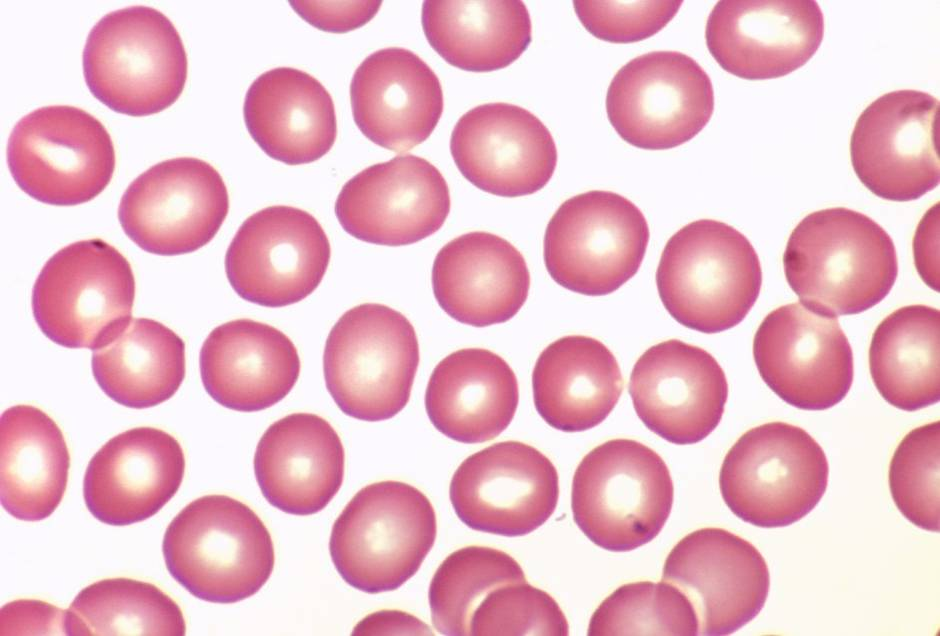
%> input picture 07 - Sessio 6/data/normal-blood1.jpg, 940 x 636 px
$ octave --eval "result = exercici2;"   (GNU Octave 9; MATLAB toolbox functions it lacks are replaced by stand-ins)
%> lines starting %> are read from the running program, lines starting %| are printed output that depends on the picture; in (x1, y1, x2, y2) boxes, pixels count from 0 and x2, y2 are one past the last pixel; in counts of white or black regions, pixels touching at a corner belong together; the program's own positions count from 1
function [ Result ] = exercici2()
	I2 = imread('normal-blood1.jpg');
%> I2 is the input picture: size 636x940x3 uint8; mean R, G, B 233.9, 188.5, 202.1
	BW2 = rgb2gray(I2);
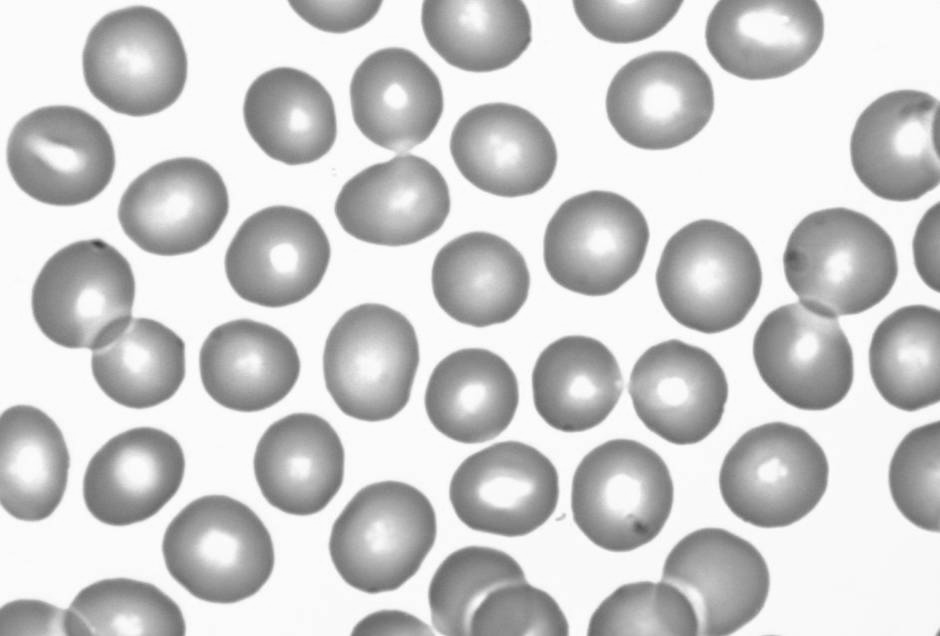
%> BW2: size 636x940 uint8; min 62, max 255, mean 203.7
	B2 = BW2 < 180;
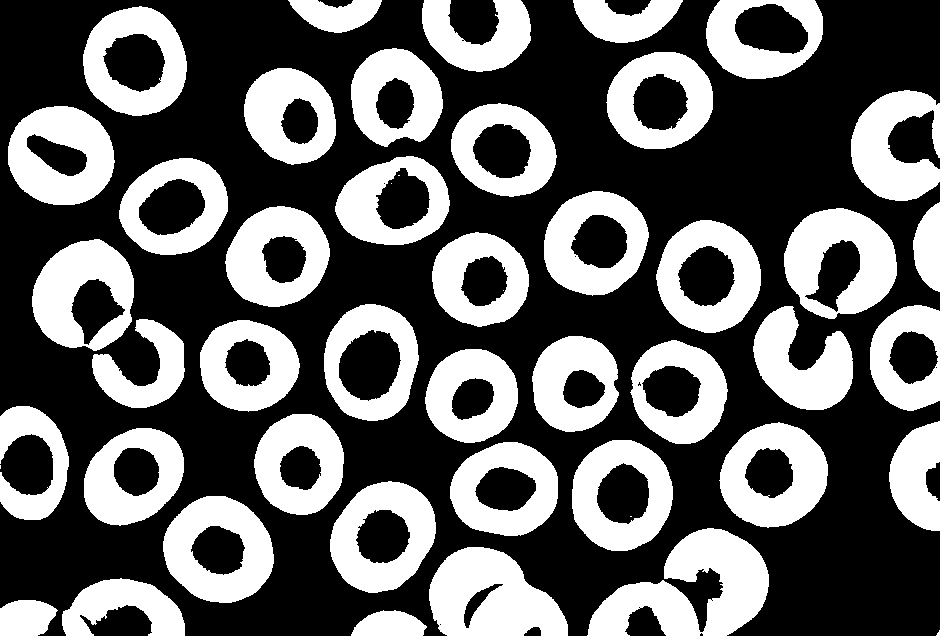
%> B2: size 636x940 logical; 38.5% white; 48 white regions (6 under 20 px), largest, box (x1, y1, x2, y2) and area: (587, 528, 769, 636) 10539, (429, 547, 568, 636) 8559, (784, 208, 897, 319) 7575
	F2 = imfill(B2, 'holes');
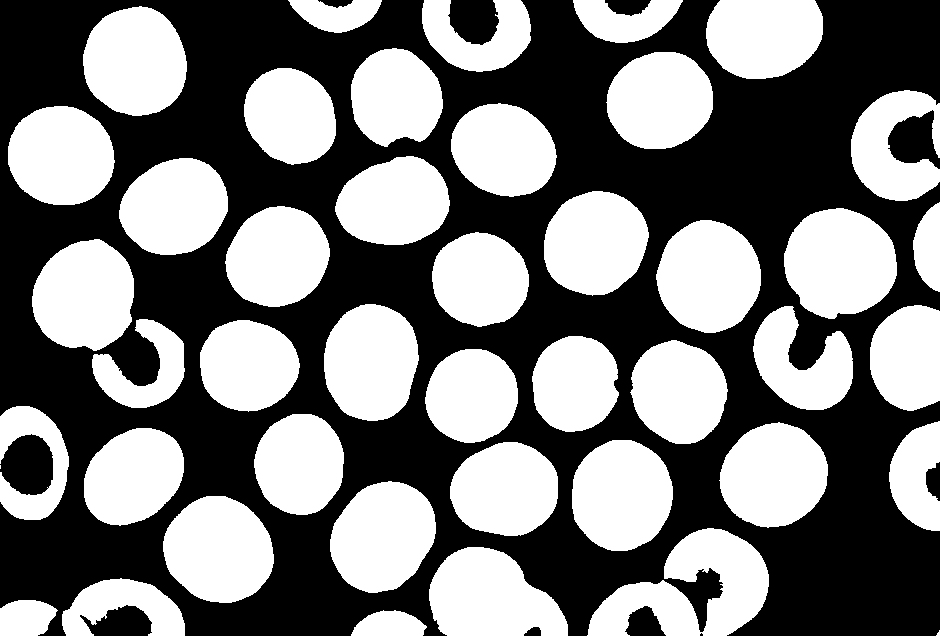
%> F2: size 636x940 logical; 47.9% white; 44 white regions (2 under 20 px), largest, box (x1, y1, x2, y2) and area: (587, 528, 769, 636) 10541, (784, 208, 897, 319) 9613, (163, 496, 274, 603) 9094
	[F C] = size(BW2);
%> F = 636; C = 940
	X = logical(zeros(F,C));
	X(1,:) = 1;
%> X: size 636x940 logical; 0.16% white in thin lines or dots, all inside (x1, y1, x2, y2) = (0, 0, 940, 1)
	X(end,:) = 1;
	X(:,1) = 1;
	X(:,end) = 1;
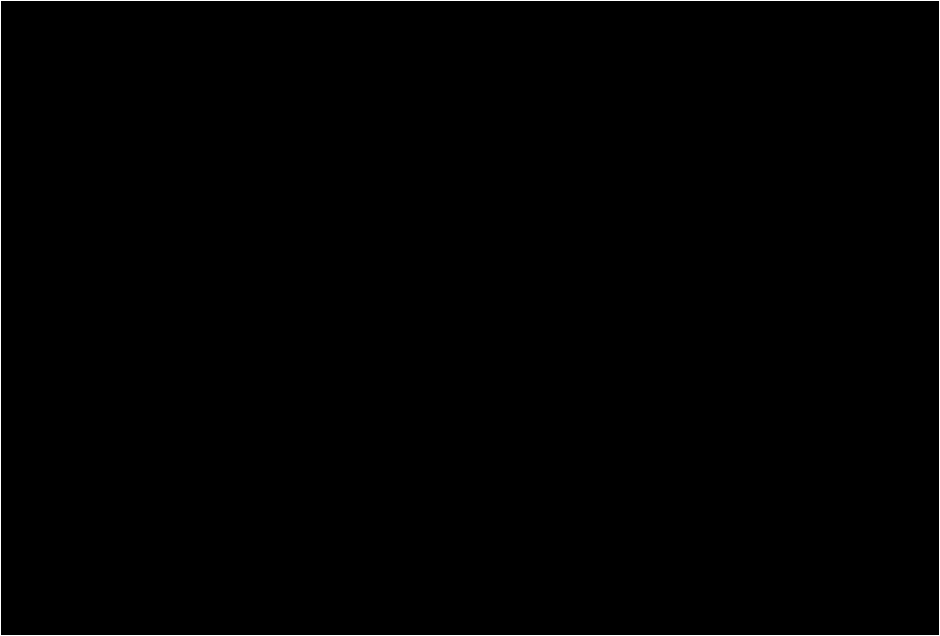
%> X: size 636x940 logical; 0.53% white in thin lines or dots
	D = imreconstruct(X, F2);
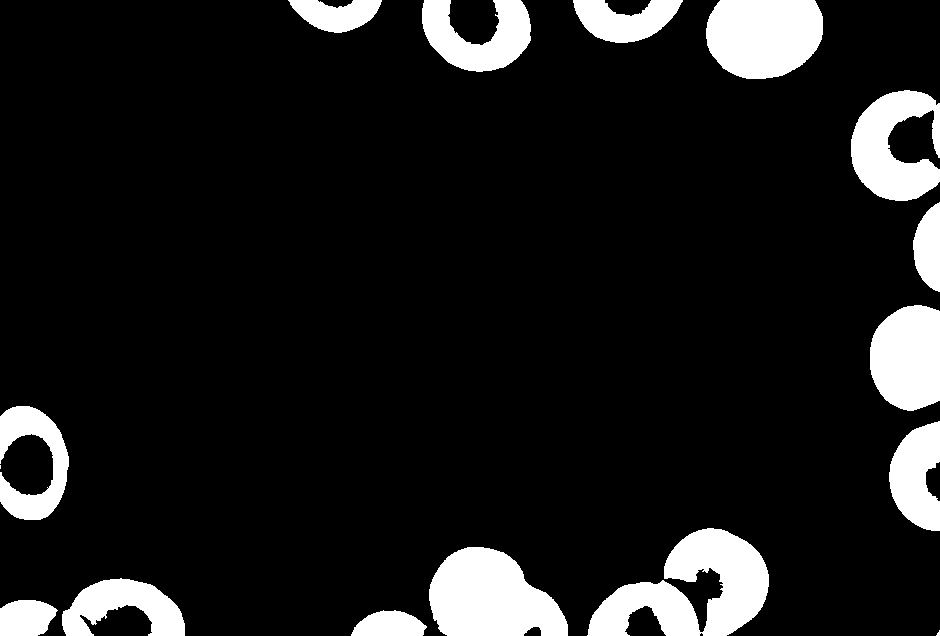
%> D: size 636x940 logical; 11.2% white; 16 white regions (2 under 20 px), largest, box (x1, y1, x2, y2) and area: (587, 528, 769, 636) 10541, (429, 547, 568, 636) 9006, (706, 0, 823, 79) 7805
	Fnew = F2 - D;
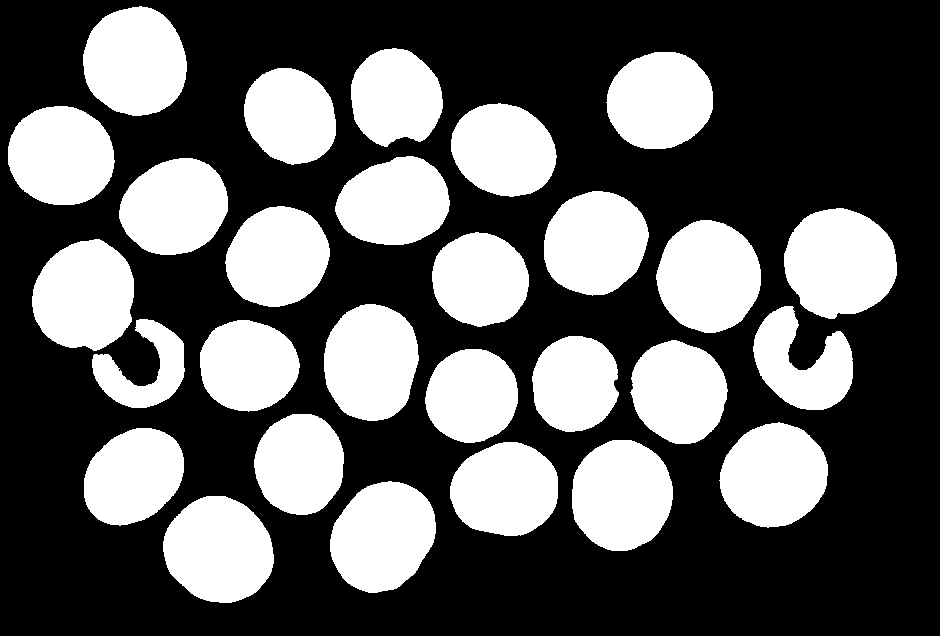
%> Fnew: size 636x940 double; values 0 (black) and 1 (white), 36.7% white; 28 white regions, largest, box (x1, y1, x2, y2) and area: (784, 208, 897, 319) 9613, (163, 496, 274, 603) 9094, (656, 220, 761, 333) 9079
	Label2 = bwconncomp(Fnew);
%> Label2 = 28 connected components
	Result = Label2.NumObjects;
%> Result = 28
	nPixels = cellfun(@numel, Label2.PixelIdxList);
%> nPixels = 28 values, max 9613 at index 28, min 3937 at index 5, mean 7834.8
	cells = nPixels < 20;
%> cells = 28 logical values, 0 true
	pos = find(cells);
%> pos = []
	S = regionprops(Label2,'centroid');
%> S = 28 regions; first 5, Centroid: [61.6 156.4], [85.1 296.4], [135.9 62.3], [134 477], [145.3 370.3]
	figure; imshow(Fnew);
    hold on;
	S(pos) = [];
	numCells = numel(S);
%> numCells = 28
	Centroids = cat(1, S.Centroid);
%> Centroids = 28 rows, first 12: [61.63 156.4; 85.11 296.4; 135.9 62.35; 134 477; 145.3 370.3; 175.2 207.6; 219.3 550.6; 248.9 366.2; 278.2 257.6; 291 116.7; 300.3 464.8; 371.7 362.9]
%> `result = exercici2;`:
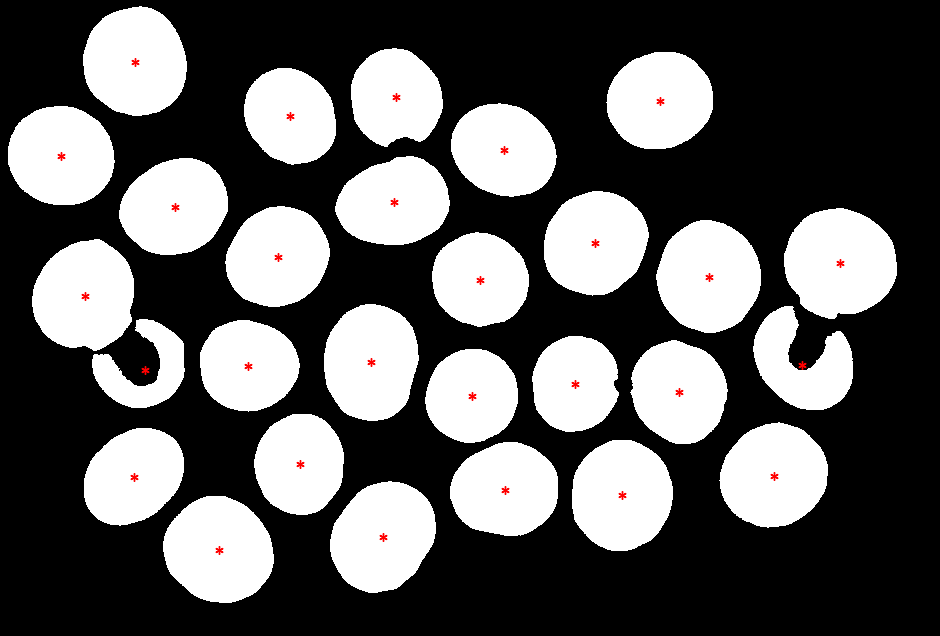
%> figure redrawn from the program's plot data
%> `result = exercici2;`: result = 28
    plot(Centroids(:,1),Centroids(:,2),'r*');
end
